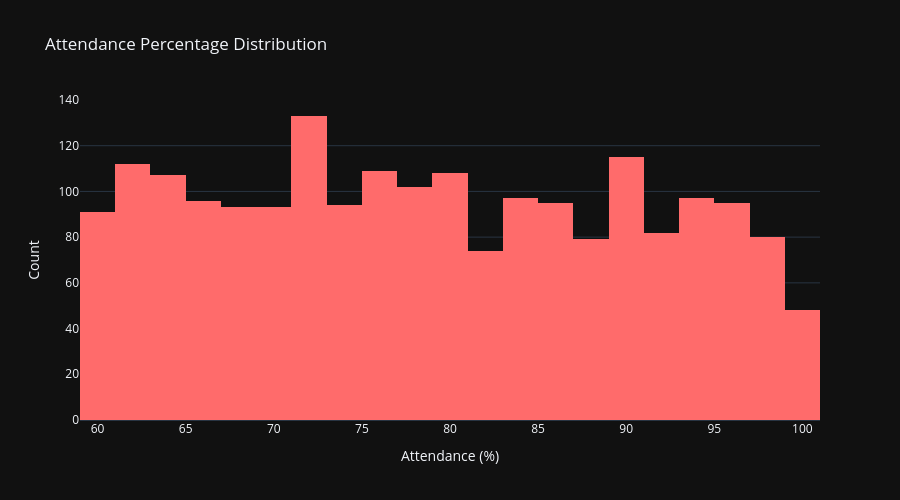

Notebook code for this chart:
### Markdown cell above
### 5. Histogram – Attendance Percentage Distribution

### Code cell
fig = px.histogram(df_eda, x='Attendance (%)', nbins=30,
                   title='Attendance Percentage Distribution',
                   color_discrete_sequence=['#FF6B6B'])
fig.update_layout(template='plotly_dark', height=500, font=dict(size=12),
                  xaxis_title='Attendance (%)', yaxis_title='Count')
fig.show()

### Figure 1 — Plotly figure (JSON) as saved in the notebook; plotly's stock layout.template omitted (floating-point values rounded to 4 significant figures; data arrays with more than 128 entries replaced by an {"elided": "..."} marker saying what was removed)
{"data": [{"bingroup": "x", "hovertemplate": "Attendance (%)=%{x}<br>count=%{y}<extra></extra>", "legendgroup": "", "marker": {"color": "#FF6B6B", "pattern": {"shape": ""}}, "name": "", "nbinsx": 30, "orientation": "v", "showlegend": false, "type": "histogram", "x": {"elided": "2000 float values"}, "xaxis": "x", "yaxis": "y"}], "layout": {"barmode": "relative", "font": {"size": 12}, "height": 500, "legend": {"tracegroupgap": 0}, "title": {"text": "Attendance Percentage Distribution"}, "xaxis": {"anchor": "y", "domain": [0, 1], "title": {"text": "Attendance (%)"}}, "yaxis": {"anchor": "x", "domain": [0, 1], "title": {"text": "Count"}}}}
